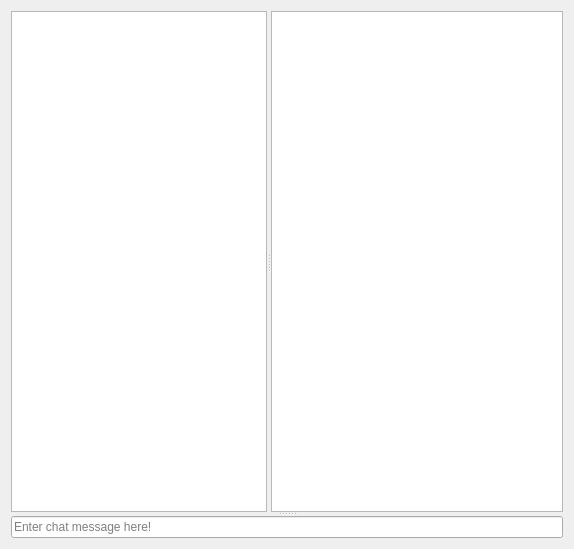
<?xml version="1.0" encoding="UTF-8"?>
<ui version="4.0">
 <class>vm_window</class>
 <widget class="QWidget" name="vm_window">
  <property name="geometry">
   <rect>
    <x>0</x>
    <y>0</y>
    <width>574</width>
    <height>549</height>
   </rect>
  </property>
  <property name="minimumSize">
   <size>
    <width>174</width>
    <height>76</height>
   </size>
  </property>
  <property name="windowTitle">
   <string>Form</string>
  </property>
  <property name="windowIcon">
   <iconset theme="QIcon::ThemeIcon::Computer"/>
  </property>
  <layout class="QGridLayout" name="gridLayout">
   <item row="0" column="0">
    <widget class="QSplitter" name="splitter_2">
     <property name="orientation">
      <enum>Qt::Orientation::Vertical</enum>
     </property>
     <widget class="QSplitter" name="splitter">
      <property name="sizePolicy">
       <sizepolicy hsizetype="Expanding" vsizetype="Preferred">
        <horstretch>0</horstretch>
        <verstretch>1</verstretch>
       </sizepolicy>
      </property>
      <property name="orientation">
       <enum>Qt::Orientation::Horizontal</enum>
      </property>
      <property name="childrenCollapsible">
       <bool>false</bool>
      </property>
      <widget class="QListView" name="user_list_view">
       <property name="sizePolicy">
        <sizepolicy hsizetype="Minimum" vsizetype="Expanding">
         <horstretch>0</horstretch>
         <verstretch>0</verstretch>
        </sizepolicy>
       </property>
       <property name="minimumSize">
        <size>
         <width>150</width>
         <height>0</height>
        </size>
       </property>
       <property name="layoutDirection">
        <enum>Qt::LayoutDirection::LeftToRight</enum>
       </property>
       <property name="uniformItemSizes">
        <bool>true</bool>
       </property>
      </widget>
      <widget class="QTextBrowser" name="chat_output_view">
       <property name="sizePolicy">
        <sizepolicy hsizetype="Expanding" vsizetype="Expanding">
         <horstretch>5</horstretch>
         <verstretch>0</verstretch>
        </sizepolicy>
       </property>
      </widget>
     </widget>
     <widget class="QLineEdit" name="chat_input_box">
      <property name="placeholderText">
       <string>Enter chat message here!</string>
      </property>
      <property name="clearButtonEnabled">
       <bool>true</bool>
      </property>
     </widget>
    </widget>
   </item>
  </layout>
 </widget>
 <resources>
  <include location="../../../collabvm-qt-client.qrc"/>
 </resources>
 <connections/>
</ui>
